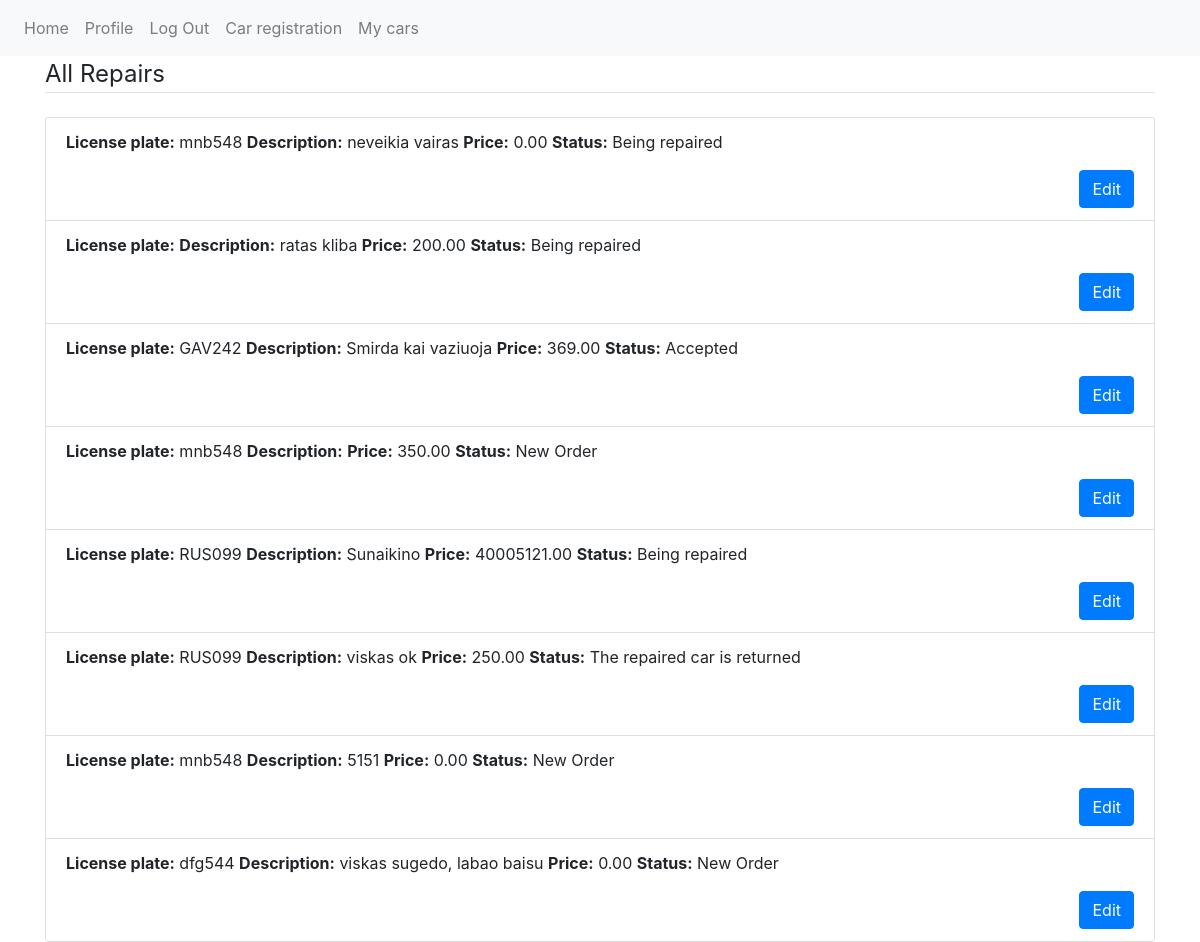
/all_repairs (signed in), run on the app's committed database.
### atsiskaitymas/models.py (models this page shows, shortened)
class Repair(db.Model):
    id = db.Column(db.Integer, primary_key=True)
    description = db.Column(db.String(100), nullable=False)
    registration_time = db.Column(DateTime, default=datetime.utcnow())
    status = db.Column(db.String(40), default="New Order", nullable=False)
    price = db.Column(db.Numeric(8,2), nullable=False, default=0)
    car_id = db.Column(db.Integer, db.ForeignKey('car.id'))
    car = db.relationship("Car", lazy=True)

class Car(db.Model):
    id = db.Column(db.Integer, primary_key=True)
    car_brand = db.Column('Car brand', db.String(40), nullable=False)
    model = db.Column('Model', db.String(30), nullable=False)
    registration_time = db.Column(DateTime, default=datetime.utcnow())
    years = db.Column('Year of manufacture', db.Integer, nullable=False)
    engine = db.Column('Engine capacity', db.String(30), nullable=False)
    plate = db.Column('License plate', db.String(20), nullable=False)
    vin = db.Column('Vehicle identification number', db.String(50), nullable=False)
    user_id = db.Column(db.Integer, db.ForeignKey('user.id'))
    user = db.relationship("User")

### atsiskaitymas/routes.py (the view)
@app.route('/all_repairs')
@login_required
def all_repairs():
    try:
        all_defects= Repair.query.all()
    except:
        all_defects = []
    return render_template('all_repairs.html', all_defects=all_defects)

### atsiskaitymas/__init__.py (called while the page is built)
@login_manager.user_loader
def load_user(user_id):
    return User.query.get(int(user_id))

### atsiskaitymas/templates/all_repairs.html
{% extends 'base.html' %}
{% block content %}
<legend class="border-bottom mb-4">All Repairs</legend>
{% if all_defects %}
    <ul class="list-group">
    {% for defect in all_defects %}
        <li class="list-group-item">
       <p> <b>License plate:</b> {{ defect.car.plate }} <b>Description:</b> {{ defect.description }} <b>Price:</b> {{ defect.price }}   <b>Status:</b> {{ defect.status }}</p>
       <a role="button" class="btn btn-primary float-right" href="{{ url_for('edit_defect', id=defect.id) }}">Edit</a>
        </li>
    {% endfor %}
    </ul>
{% endif %}
{% endblock content %}

### atsiskaitymas/templates/base.html (shortened to what this page needs)
<!DOCTYPE html>
<html lang="en">
    <head>
        <link rel="stylesheet" href="https://stackpath.bootstrapcdn.com/bootstrap/4.3.1/css/bootstrap.min.css">
    </head>
    <body>
        <nav class="navbar navbar-expand-lg navbar-light bg-light">
            <div class="collapse navbar-collapse" id="navbarNav">
            {% block meniukas %}
            <ul class="navbar-nav">
                <li class="nav-item"><a class="nav-link" href="{{ url_for('home') }}">Home</a></li>
                {% if current_user and current_user.is_authenticated %}
                    <li class="nav-item"><a class="nav-link" href="{{ url_for('profile') }}">Profile</a></li>
                    <li class="nav-item"><a class="nav-link" href="{{ url_for('logout') }}">Log Out</a></li>
                    <li class="nav-item"><a class="nav-link" href="{{ url_for('car_register') }}">Car registration</a></li>
                    <li class="nav-item"><a class="nav-link" href="{{ url_for('all_cars') }}">My cars</a></li>
                {% else %}
                    <li class="nav-item"><a class="nav-link" href="{{ url_for('register') }}">Sign Up</a></li>
                    <li class="nav-item"><a class="nav-link"  href="{{ url_for('login') }}">Log In</a></li>
                {% endif %}
            </ul>
            {% endblock meniukas %}
            </div>
        </nav>
        <div class="container">
            {% block content %}{% endblock content %}
        </div>
    </body>
</html>

### data on the page
Repair: car.plate "mnb548", description "neveikia vairas", price "0.00", status "Being repaired"
Repair: description "ratas kliba", price "200.00", status "Being repaired"
Repair: car.plate "GAV242", description "Smirda kai vaziuoja", price "369.00", status "Accepted"
Repair: car.plate "mnb548", price "350.00", status "New Order"
Repair: car.plate "RUS099", description "Sunaikino", price "40005121.00", status "Being repaired"
Repair: car.plate "RUS099", description "viskas ok", price "250.00", status "The repaired car is returned"
Repair: car.plate "mnb548", description "5151", price "0.00", status "New Order"
Repair: car.plate "dfg544", description "viskas sugedo, labao baisu", price "0.00", status "New Order"
